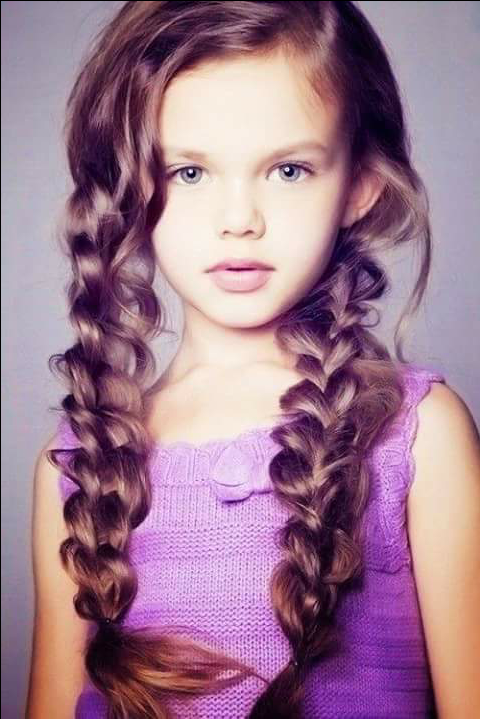
#> input picture pic1.png, 480 x 719 px, found by its file name
$ python Chapter_3.py
#> lines starting #> are read from the running program, lines starting #| are printed output that depends on the picture
# Resizing and Cropping #
import cv2

# RESIZE IMAGE
img = cv2.imread("Resources/pic1.png") # load image
#> img is the input picture: shape (719, 480, 3); mean B, G, R 142.7, 122, 159.1
print(img.shape)  # get the actual shape of image (height,width,channel)
#| (719, 480, 3)

imgResize = cv2.resize(img,(1000,500)) # resize image
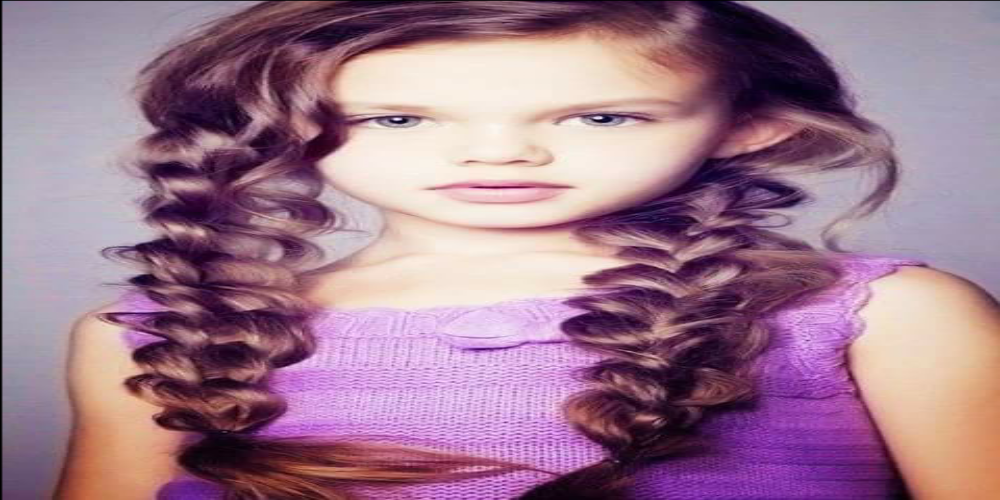
#> imgResize: shape (500, 1000, 3); mean B, G, R 142.6, 121.9, 159
print(imgResize.shape) # get the shape of resized image
#| (500, 1000, 3)

# CROP IMAGE
imgCropped = img[0:200,200:500] # get the image part of 0:200->height and 200:500-> width
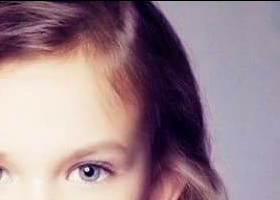
#> imgCropped: shape (200, 280, 3); mean B, G, R 141.7, 132.2, 155.8

# SHOW IMAGES
cv2.imshow("Actual Image",img)  # Actual Image
cv2.imshow("Resized Image",imgResize)  # Resized Image
cv2.imshow("Cropped image",imgCropped)  # Cropped Image
cv2.waitKey(0)

$ run again, with pic2.png copied over pic1.png
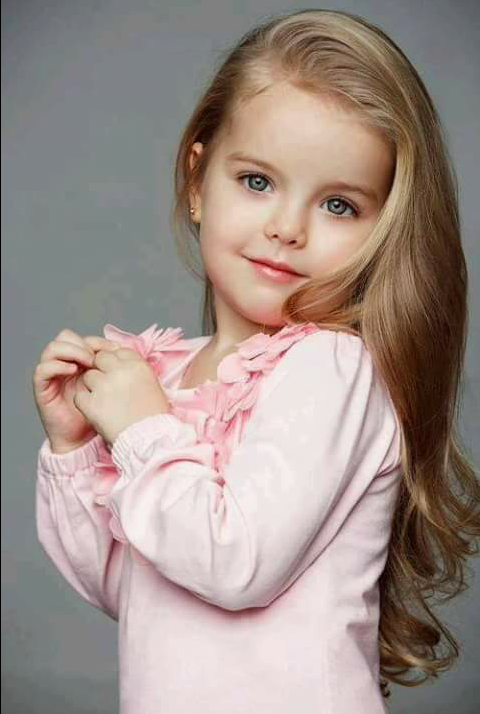
#> input picture pic2.png, 480 x 714 px, found by its file name
#> img is the input picture: shape (714, 480, 3); mean B, G, R 137.3, 144, 158.8
#| (714, 480, 3)
#> `imgResize = cv2.resize(img,(1000,500))`:
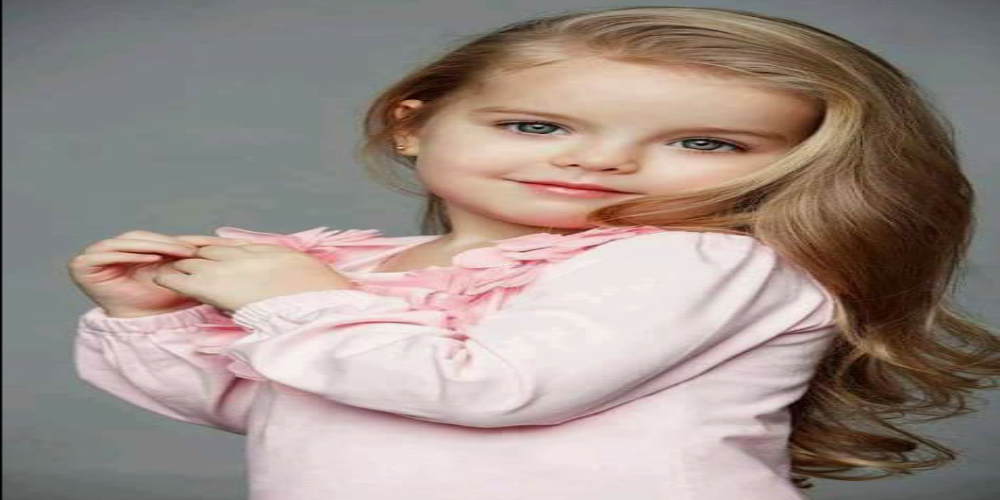
#> imgResize: shape (500, 1000, 3); mean B, G, R 137.2, 143.9, 158.7
#| (500, 1000, 3)
#> `imgCropped = img[0:200,200:500]`:
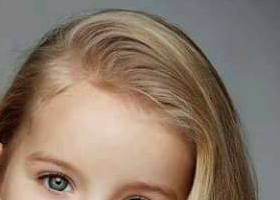
#> imgCropped: shape (200, 280, 3); mean B, G, R 105.1, 120.8, 139.1
